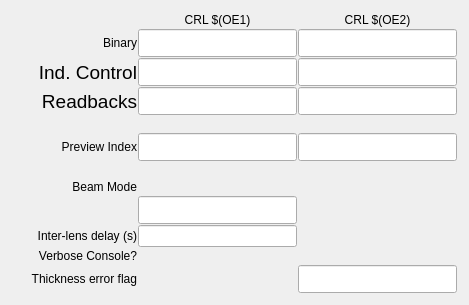
<?xml version="1.0" encoding="UTF-8"?>
<ui version="4.0">
 <class>Form</class>
 <widget class="QWidget" name="Form">
  <property name="geometry">
   <rect>
    <x>0</x>
    <y>0</y>
    <width>469</width>
    <height>305</height>
   </rect>
  </property>
  <property name="windowTitle">
   <string>Form</string>
  </property>
  <layout class="QGridLayout" name="gridLayout_2">
   <item row="0" column="0">
    <layout class="QGridLayout" name="gridLayout" rowstretch="1,1,1,1,1,1,1,1,1,1,1,1" columnstretch="1,1,1">
     <property name="margin">
      <number>1</number>
     </property>
     <property name="spacing">
      <number>1</number>
     </property>
     <item row="5" column="1">
      <widget class="caTextEntry" name="catextentry_14">
       <property name="sizePolicy">
        <sizepolicy hsizetype="Preferred" vsizetype="Preferred">
         <horstretch>0</horstretch>
         <verstretch>0</verstretch>
        </sizepolicy>
       </property>
       <property name="alignment">
        <set>Qt::AlignRight|Qt::AlignTrailing|Qt::AlignVCenter</set>
       </property>
       <property name="channel" stdset="0">
        <string notr="true">$(P)$(CRL):previewIndex</string>
       </property>
       <property name="background">
        <color>
         <red>115</red>
         <green>223</green>
         <blue>255</blue>
        </color>
       </property>
       <property name="colorMode">
        <enum>caLineEdit::Static</enum>
       </property>
      </widget>
     </item>
     <item row="11" column="1">
      <widget class="caChoice" name="caChoice_2">
       <property name="channel" stdset="0">
        <string notr="true">$(P)$(CRL):thickerr_flag</string>
       </property>
       <property name="foreground">
        <color>
         <red>0</red>
         <green>0</green>
         <blue>0</blue>
        </color>
       </property>
       <property name="background">
        <color>
         <red>115</red>
         <green>223</green>
         <blue>255</blue>
        </color>
       </property>
       <property name="colorMode">
        <enum>caChoice::Static</enum>
       </property>
       <property name="stackingMode" stdset="0">
        <enum>caChoice::Column</enum>
       </property>
       <property name="endBit">
        <number>1</number>
       </property>
      </widget>
     </item>
     <item row="5" column="0">
      <widget class="caLabel" name="calabel_30">
       <property name="text">
        <string>Preview Index</string>
       </property>
       <property name="alignment">
        <set>Qt::AlignRight|Qt::AlignTrailing|Qt::AlignVCenter</set>
       </property>
       <property name="fontScaleMode">
        <enum>ESimpleLabel::WidthAndHeight</enum>
       </property>
      </widget>
     </item>
     <item row="3" column="0">
      <widget class="caLabel" name="calabel_24">
       <property name="font">
        <font>
         <pointsize>14</pointsize>
        </font>
       </property>
       <property name="text">
        <string>Readbacks</string>
       </property>
       <property name="alignment">
        <set>Qt::AlignRight|Qt::AlignTrailing|Qt::AlignVCenter</set>
       </property>
       <property name="fontScaleMode">
        <enum>ESimpleLabel::WidthAndHeight</enum>
       </property>
      </widget>
     </item>
     <item row="6" column="0">
      <spacer name="verticalSpacer_3">
       <property name="orientation">
        <enum>Qt::Vertical</enum>
       </property>
       <property name="sizeHint" stdset="0">
        <size>
         <width>20</width>
         <height>40</height>
        </size>
       </property>
      </spacer>
     </item>
     <item row="2" column="0">
      <widget class="caLabel" name="calabel_27">
       <property name="font">
        <font>
         <pointsize>14</pointsize>
        </font>
       </property>
       <property name="text">
        <string>Ind. Control</string>
       </property>
       <property name="alignment">
        <set>Qt::AlignRight|Qt::AlignTrailing|Qt::AlignVCenter</set>
       </property>
       <property name="fontScaleMode">
        <enum>ESimpleLabel::WidthAndHeight</enum>
       </property>
      </widget>
     </item>
     <item row="0" column="1">
      <widget class="caLabel" name="calabel_32">
       <property name="text">
        <string>CRL $(OE1)</string>
       </property>
       <property name="alignment">
        <set>Qt::AlignCenter</set>
       </property>
       <property name="fontScaleMode">
        <enum>ESimpleLabel::WidthAndHeight</enum>
       </property>
      </widget>
     </item>
     <item row="1" column="1">
      <widget class="caLineEdit" name="caLineEdit_11">
       <property name="sizePolicy">
        <sizepolicy hsizetype="Minimum" vsizetype="Fixed">
         <horstretch>0</horstretch>
         <verstretch>0</verstretch>
        </sizepolicy>
       </property>
       <property name="font">
        <font>
         <pointsize>13</pointsize>
        </font>
       </property>
       <property name="text">
        <string/>
       </property>
       <property name="alignment">
        <set>Qt::AlignRight|Qt::AlignTrailing|Qt::AlignVCenter</set>
       </property>
       <property name="channel" stdset="0">
        <string notr="true">$(P)$(CRL):$(OE1):lenses</string>
       </property>
       <property name="foreground">
        <color>
         <red>10</red>
         <green>0</green>
         <blue>184</blue>
        </color>
       </property>
       <property name="background">
        <color>
         <red>200</red>
         <green>200</green>
         <blue>200</blue>
        </color>
       </property>
       <property name="colorMode">
        <enum>caLineEdit::Static</enum>
       </property>
       <property name="fontScaleMode" stdset="0">
        <enum>caLineEdit::None</enum>
       </property>
       <property name="formatType">
        <enum>caLineEdit::decimal</enum>
       </property>
      </widget>
     </item>
     <item row="1" column="0">
      <widget class="caLabel" name="calabel_20">
       <property name="text">
        <string>Binary</string>
       </property>
       <property name="alignment">
        <set>Qt::AlignRight|Qt::AlignTrailing|Qt::AlignVCenter</set>
       </property>
       <property name="fontScaleMode">
        <enum>ESimpleLabel::WidthAndHeight</enum>
       </property>
      </widget>
     </item>
     <item row="2" column="1">
      <widget class="caLineEdit" name="caLineEdit_17">
       <property name="font">
        <font>
         <pointsize>13</pointsize>
        </font>
       </property>
       <property name="text">
        <string/>
       </property>
       <property name="alignment">
        <set>Qt::AlignRight|Qt::AlignTrailing|Qt::AlignVCenter</set>
       </property>
       <property name="channel" stdset="0">
        <string notr="true">$(P)$(CRL):$(OE1):lensConfig_BW</string>
       </property>
       <property name="foreground">
        <color>
         <red>10</red>
         <green>0</green>
         <blue>184</blue>
        </color>
       </property>
       <property name="background">
        <color>
         <red>200</red>
         <green>200</green>
         <blue>200</blue>
        </color>
       </property>
       <property name="colorMode">
        <enum>caLineEdit::Static</enum>
       </property>
       <property name="fontScaleMode" stdset="0">
        <enum>caLineEdit::None</enum>
       </property>
      </widget>
     </item>
     <item row="3" column="1">
      <widget class="caLineEdit" name="caLineEdit_16">
       <property name="font">
        <font>
         <pointsize>13</pointsize>
        </font>
       </property>
       <property name="text">
        <string/>
       </property>
       <property name="alignment">
        <set>Qt::AlignRight|Qt::AlignTrailing|Qt::AlignVCenter</set>
       </property>
       <property name="channel" stdset="0">
        <string notr="true">$(P)$(CRL):$(OE1):lensConfig_RBV</string>
       </property>
       <property name="foreground">
        <color>
         <red>10</red>
         <green>0</green>
         <blue>184</blue>
        </color>
       </property>
       <property name="background">
        <color>
         <red>200</red>
         <green>200</green>
         <blue>200</blue>
        </color>
       </property>
       <property name="colorMode">
        <enum>caLineEdit::Static</enum>
       </property>
       <property name="fontScaleMode" stdset="0">
        <enum>caLineEdit::None</enum>
       </property>
      </widget>
     </item>
     <item row="3" column="2">
      <widget class="caLineEdit" name="caLineEdit_21">
       <property name="font">
        <font>
         <pointsize>13</pointsize>
        </font>
       </property>
       <property name="text">
        <string/>
       </property>
       <property name="alignment">
        <set>Qt::AlignRight|Qt::AlignTrailing|Qt::AlignVCenter</set>
       </property>
       <property name="channel" stdset="0">
        <string notr="true">$(P)$(CRL):$(OE2):lensConfig_RBV</string>
       </property>
       <property name="foreground">
        <color>
         <red>10</red>
         <green>0</green>
         <blue>184</blue>
        </color>
       </property>
       <property name="background">
        <color>
         <red>200</red>
         <green>200</green>
         <blue>200</blue>
        </color>
       </property>
       <property name="colorMode">
        <enum>caLineEdit::Static</enum>
       </property>
       <property name="fontScaleMode" stdset="0">
        <enum>caLineEdit::None</enum>
       </property>
      </widget>
     </item>
     <item row="0" column="2">
      <widget class="caLabel" name="calabel_33">
       <property name="text">
        <string>CRL $(OE2)</string>
       </property>
       <property name="alignment">
        <set>Qt::AlignCenter</set>
       </property>
       <property name="fontScaleMode">
        <enum>ESimpleLabel::WidthAndHeight</enum>
       </property>
      </widget>
     </item>
     <item row="1" column="2">
      <widget class="caLineEdit" name="caLineEdit_12">
       <property name="sizePolicy">
        <sizepolicy hsizetype="Minimum" vsizetype="Fixed">
         <horstretch>0</horstretch>
         <verstretch>0</verstretch>
        </sizepolicy>
       </property>
       <property name="font">
        <font>
         <pointsize>13</pointsize>
        </font>
       </property>
       <property name="text">
        <string/>
       </property>
       <property name="alignment">
        <set>Qt::AlignRight|Qt::AlignTrailing|Qt::AlignVCenter</set>
       </property>
       <property name="channel" stdset="0">
        <string notr="true">$(P)$(CRL):$(OE2):lenses</string>
       </property>
       <property name="foreground">
        <color>
         <red>10</red>
         <green>0</green>
         <blue>184</blue>
        </color>
       </property>
       <property name="background">
        <color>
         <red>200</red>
         <green>200</green>
         <blue>200</blue>
        </color>
       </property>
       <property name="colorMode">
        <enum>caLineEdit::Static</enum>
       </property>
       <property name="fontScaleMode" stdset="0">
        <enum>caLineEdit::None</enum>
       </property>
       <property name="formatType">
        <enum>caLineEdit::decimal</enum>
       </property>
      </widget>
     </item>
     <item row="2" column="2">
      <widget class="caLineEdit" name="caLineEdit_18">
       <property name="font">
        <font>
         <pointsize>13</pointsize>
        </font>
       </property>
       <property name="text">
        <string/>
       </property>
       <property name="alignment">
        <set>Qt::AlignRight|Qt::AlignTrailing|Qt::AlignVCenter</set>
       </property>
       <property name="channel" stdset="0">
        <string notr="true">$(P)$(CRL):$(OE2):lensConfig_BW</string>
       </property>
       <property name="foreground">
        <color>
         <red>10</red>
         <green>0</green>
         <blue>184</blue>
        </color>
       </property>
       <property name="background">
        <color>
         <red>200</red>
         <green>200</green>
         <blue>200</blue>
        </color>
       </property>
       <property name="colorMode">
        <enum>caLineEdit::Static</enum>
       </property>
       <property name="fontScaleMode" stdset="0">
        <enum>caLineEdit::None</enum>
       </property>
      </widget>
     </item>
     <item row="5" column="2">
      <widget class="caLineEdit" name="caLineEdit_19">
       <property name="sizePolicy">
        <sizepolicy hsizetype="Preferred" vsizetype="Preferred">
         <horstretch>0</horstretch>
         <verstretch>0</verstretch>
        </sizepolicy>
       </property>
       <property name="font">
        <font>
         <pointsize>13</pointsize>
        </font>
       </property>
       <property name="text">
        <string/>
       </property>
       <property name="alignment">
        <set>Qt::AlignRight|Qt::AlignTrailing|Qt::AlignVCenter</set>
       </property>
       <property name="channel" stdset="0">
        <string notr="true">$(P)$(CRL):fSize_preview</string>
       </property>
       <property name="foreground">
        <color>
         <red>10</red>
         <green>0</green>
         <blue>184</blue>
        </color>
       </property>
       <property name="background">
        <color>
         <red>200</red>
         <green>200</green>
         <blue>200</blue>
        </color>
       </property>
       <property name="colorMode">
        <enum>caLineEdit::Static</enum>
       </property>
       <property name="precision">
        <number>3</number>
       </property>
       <property name="precisionMode">
        <enum>caLineEdit::Channel</enum>
       </property>
       <property name="fontScaleMode" stdset="0">
        <enum>caLineEdit::None</enum>
       </property>
       <property name="formatType">
        <enum>caLineEdit::engr_notation</enum>
       </property>
      </widget>
     </item>
     <item row="11" column="2">
      <widget class="caLineEdit" name="caLineEdit_20">
       <property name="sizePolicy">
        <sizepolicy hsizetype="Preferred" vsizetype="Preferred">
         <horstretch>0</horstretch>
         <verstretch>0</verstretch>
        </sizepolicy>
       </property>
       <property name="font">
        <font>
         <pointsize>13</pointsize>
        </font>
       </property>
       <property name="text">
        <string/>
       </property>
       <property name="alignment">
        <set>Qt::AlignRight|Qt::AlignTrailing|Qt::AlignVCenter</set>
       </property>
       <property name="channel" stdset="0">
        <string notr="true">$(P)$(CRL):thickerr_flag_RBV</string>
       </property>
       <property name="foreground">
        <color>
         <red>10</red>
         <green>0</green>
         <blue>184</blue>
        </color>
       </property>
       <property name="background">
        <color>
         <red>200</red>
         <green>200</green>
         <blue>200</blue>
        </color>
       </property>
       <property name="colorMode">
        <enum>caLineEdit::Static</enum>
       </property>
       <property name="precision">
        <number>3</number>
       </property>
       <property name="precisionMode">
        <enum>caLineEdit::User</enum>
       </property>
       <property name="fontScaleMode" stdset="0">
        <enum>caLineEdit::None</enum>
       </property>
       <property name="formatType">
        <enum>caLineEdit::compact</enum>
       </property>
      </widget>
     </item>
     <item row="8" column="0">
      <spacer name="verticalSpacer_2">
       <property name="orientation">
        <enum>Qt::Vertical</enum>
       </property>
       <property name="sizeHint" stdset="0">
        <size>
         <width>20</width>
         <height>40</height>
        </size>
       </property>
      </spacer>
     </item>
     <item row="4" column="0">
      <spacer name="verticalSpacer_4">
       <property name="orientation">
        <enum>Qt::Vertical</enum>
       </property>
       <property name="sizeHint" stdset="0">
        <size>
         <width>20</width>
         <height>40</height>
        </size>
       </property>
      </spacer>
     </item>
     <item row="11" column="0">
      <widget class="caLabel" name="calabel_35">
       <property name="text">
        <string>Thickness error flag</string>
       </property>
       <property name="alignment">
        <set>Qt::AlignRight|Qt::AlignTrailing|Qt::AlignVCenter</set>
       </property>
       <property name="fontScaleMode">
        <enum>ESimpleLabel::WidthAndHeight</enum>
       </property>
      </widget>
     </item>
     <item row="10" column="1">
      <widget class="caChoice" name="caChoice_1">
       <property name="channel" stdset="0">
        <string notr="true">$(P)$(CRL):verbosity</string>
       </property>
       <property name="foreground">
        <color>
         <red>0</red>
         <green>0</green>
         <blue>0</blue>
        </color>
       </property>
       <property name="background">
        <color>
         <red>115</red>
         <green>223</green>
         <blue>255</blue>
        </color>
       </property>
       <property name="colorMode">
        <enum>caChoice::Static</enum>
       </property>
       <property name="stackingMode" stdset="0">
        <enum>caChoice::Column</enum>
       </property>
       <property name="endBit">
        <number>1</number>
       </property>
      </widget>
     </item>
     <item row="10" column="0">
      <widget class="caLabel" name="calabel_34">
       <property name="text">
        <string>Verbose Console?</string>
       </property>
       <property name="alignment">
        <set>Qt::AlignRight|Qt::AlignTrailing|Qt::AlignVCenter</set>
       </property>
       <property name="fontScaleMode">
        <enum>ESimpleLabel::WidthAndHeight</enum>
       </property>
      </widget>
     </item>
     <item row="9" column="0">
      <widget class="caLabel" name="calabel_31">
       <property name="text">
        <string>Inter-lens delay (s)</string>
       </property>
       <property name="alignment">
        <set>Qt::AlignRight|Qt::AlignTrailing|Qt::AlignVCenter</set>
       </property>
       <property name="fontScaleMode">
        <enum>ESimpleLabel::WidthAndHeight</enum>
       </property>
      </widget>
     </item>
     <item row="9" column="1">
      <widget class="caTextEntry" name="catextentry_16">
       <property name="sizePolicy">
        <sizepolicy hsizetype="Preferred" vsizetype="Preferred">
         <horstretch>0</horstretch>
         <verstretch>0</verstretch>
        </sizepolicy>
       </property>
       <property name="alignment">
        <set>Qt::AlignRight|Qt::AlignTrailing|Qt::AlignVCenter</set>
       </property>
       <property name="channel" stdset="0">
        <string notr="true">$(P)$(CRL):$(OE1):interLensDelay</string>
       </property>
       <property name="background">
        <color>
         <red>115</red>
         <green>223</green>
         <blue>255</blue>
        </color>
       </property>
       <property name="colorMode">
        <enum>caLineEdit::Static</enum>
       </property>
      </widget>
     </item>
     <item row="7" column="1">
      <widget class="caChoice" name="caChoice_3">
       <property name="channel" stdset="0">
        <string notr="true">$(P)$(CRL):beamMode</string>
       </property>
       <property name="foreground">
        <color>
         <red>0</red>
         <green>0</green>
         <blue>0</blue>
        </color>
       </property>
       <property name="background">
        <color>
         <red>115</red>
         <green>223</green>
         <blue>255</blue>
        </color>
       </property>
       <property name="colorMode">
        <enum>caChoice::Static</enum>
       </property>
       <property name="stackingMode" stdset="0">
        <enum>caChoice::Column</enum>
       </property>
       <property name="endBit">
        <number>1</number>
       </property>
      </widget>
     </item>
     <item row="8" column="1">
      <widget class="caLineEdit" name="caLineEdit_22">
       <property name="sizePolicy">
        <sizepolicy hsizetype="Preferred" vsizetype="Preferred">
         <horstretch>0</horstretch>
         <verstretch>0</verstretch>
        </sizepolicy>
       </property>
       <property name="font">
        <font>
         <pointsize>13</pointsize>
        </font>
       </property>
       <property name="text">
        <string/>
       </property>
       <property name="alignment">
        <set>Qt::AlignRight|Qt::AlignTrailing|Qt::AlignVCenter</set>
       </property>
       <property name="channel" stdset="0">
        <string notr="true">$(P)$(CRL):beamMode_RBV</string>
       </property>
       <property name="foreground">
        <color>
         <red>10</red>
         <green>0</green>
         <blue>184</blue>
        </color>
       </property>
       <property name="background">
        <color>
         <red>200</red>
         <green>200</green>
         <blue>200</blue>
        </color>
       </property>
       <property name="colorMode">
        <enum>caLineEdit::Static</enum>
       </property>
       <property name="precision">
        <number>3</number>
       </property>
       <property name="precisionMode">
        <enum>caLineEdit::User</enum>
       </property>
       <property name="fontScaleMode" stdset="0">
        <enum>caLineEdit::None</enum>
       </property>
       <property name="formatType">
        <enum>caLineEdit::compact</enum>
       </property>
      </widget>
     </item>
     <item row="7" column="0">
      <widget class="caLabel" name="calabel_36">
       <property name="text">
        <string>Beam Mode</string>
       </property>
       <property name="alignment">
        <set>Qt::AlignRight|Qt::AlignTrailing|Qt::AlignVCenter</set>
       </property>
       <property name="fontScaleMode">
        <enum>ESimpleLabel::WidthAndHeight</enum>
       </property>
      </widget>
     </item>
    </layout>
   </item>
  </layout>
 </widget>
 <customwidgets>
  <customwidget>
   <class>caChoice</class>
   <extends>QWidget</extends>
   <header>caChoice</header>
  </customwidget>
  <customwidget>
   <class>caTextEntry</class>
   <extends>caLineEdit</extends>
   <header>caTextEntry</header>
  </customwidget>
  <customwidget>
   <class>caLabel</class>
   <extends>QLabel</extends>
   <header>caLabel</header>
  </customwidget>
  <customwidget>
   <class>caLineEdit</class>
   <extends>QLineEdit</extends>
   <header>caLineEdit</header>
  </customwidget>
 </customwidgets>
 <resources/>
 <connections/>
</ui>
